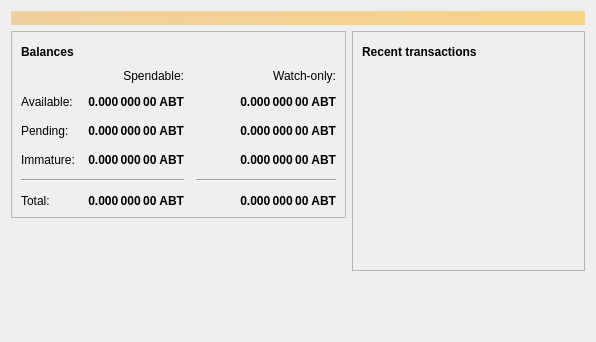
<?xml version="1.0" encoding="UTF-8"?>
<ui version="4.0">
 <class>OverviewPage</class>
 <widget class="QWidget" name="OverviewPage">
  <property name="geometry">
   <rect>
    <x>0</x>
    <y>0</y>
    <width>596</width>
    <height>342</height>
   </rect>
  </property>
  <property name="windowTitle">
   <string>Form</string>
  </property>
  <layout class="QVBoxLayout" name="topLayout">
   <item>
    <widget class="QLabel" name="labelAlerts">
     <property name="visible">
      <bool>false</bool>
     </property>
     <property name="styleSheet">
      <string notr="true">background-color: qlineargradient(x1: 0, y1: 0, x2: 1, y2: 0, stop:0 #F0D0A0, stop:1 #F8D488); color:#000000;</string>
     </property>
     <property name="wordWrap">
      <bool>true</bool>
     </property>
     <property name="margin">
      <number>3</number>
     </property>
    </widget>
   </item>
   <item>
    <layout class="QHBoxLayout" name="horizontalLayout" stretch="1,1">
     <item>
      <layout class="QVBoxLayout" name="verticalLayout_2">
       <item>
        <widget class="QFrame" name="frame">
         <property name="frameShape">
          <enum>QFrame::StyledPanel</enum>
         </property>
         <property name="frameShadow">
          <enum>QFrame::Raised</enum>
         </property>
         <layout class="QVBoxLayout" name="verticalLayout_4">
          <item>
           <layout class="QHBoxLayout" name="horizontalLayout_4">
            <item>
             <widget class="QLabel" name="label_5">
              <property name="font">
               <font>
                <weight>75</weight>
                <bold>true</bold>
               </font>
              </property>
              <property name="text">
               <string>Balances</string>
              </property>
             </widget>
            </item>
            <item>
             <widget class="QPushButton" name="labelWalletStatus">
              <property name="enabled">
               <bool>false</bool>
              </property>
              <property name="maximumSize">
               <size>
                <width>30</width>
                <height>16777215</height>
               </size>
              </property>
              <property name="toolTip">
               <string>The displayed information may be out of date. Your wallet automatically synchronizes with the Alisinabit network after a connection is established, but this process has not completed yet.</string>
              </property>
              <property name="text">
               <string/>
              </property>
              <property name="icon">
               <iconset resource="../alisinabit.qrc">
                <normaloff>:/icons/warning</normaloff>
                <disabledoff>:/icons/warning</disabledoff>:/icons/warning</iconset>
              </property>
              <property name="iconSize">
               <size>
                <width>24</width>
                <height>24</height>
               </size>
              </property>
              <property name="flat">
               <bool>true</bool>
              </property>
             </widget>
            </item>
            <item>
             <spacer name="horizontalSpacer_3">
              <property name="orientation">
               <enum>Qt::Horizontal</enum>
              </property>
              <property name="sizeHint" stdset="0">
               <size>
                <width>40</width>
                <height>20</height>
               </size>
              </property>
             </spacer>
            </item>
           </layout>
          </item>
          <item>
           <layout class="QGridLayout" name="gridLayout">
            <property name="spacing">
             <number>12</number>
            </property>
            <item row="2" column="2">
             <widget class="QLabel" name="labelWatchPending">
              <property name="font">
               <font>
                <weight>75</weight>
                <bold>true</bold>
               </font>
              </property>
              <property name="cursor">
               <cursorShape>IBeamCursor</cursorShape>
              </property>
              <property name="toolTip">
               <string>Unconfirmed transactions to watch-only addresses</string>
              </property>
              <property name="text">
               <string notr="true">0.000 000 00 ABT</string>
              </property>
              <property name="alignment">
               <set>Qt::AlignRight|Qt::AlignTrailing|Qt::AlignVCenter</set>
              </property>
              <property name="textInteractionFlags">
               <set>Qt::LinksAccessibleByMouse|Qt::TextSelectableByKeyboard|Qt::TextSelectableByMouse</set>
              </property>
             </widget>
            </item>
            <item row="2" column="1">
             <widget class="QLabel" name="labelUnconfirmed">
              <property name="font">
               <font>
                <weight>75</weight>
                <bold>true</bold>
               </font>
              </property>
              <property name="cursor">
               <cursorShape>IBeamCursor</cursorShape>
              </property>
              <property name="toolTip">
               <string>Total of transactions that have yet to be confirmed, and do not yet count toward the spendable balance</string>
              </property>
              <property name="text">
               <string notr="true">0.000 000 00 ABT</string>
              </property>
              <property name="alignment">
               <set>Qt::AlignRight|Qt::AlignTrailing|Qt::AlignVCenter</set>
              </property>
              <property name="textInteractionFlags">
               <set>Qt::LinksAccessibleByMouse|Qt::TextSelectableByKeyboard|Qt::TextSelectableByMouse</set>
              </property>
             </widget>
            </item>
            <item row="3" column="2">
             <widget class="QLabel" name="labelWatchImmature">
              <property name="font">
               <font>
                <weight>75</weight>
                <bold>true</bold>
               </font>
              </property>
              <property name="cursor">
               <cursorShape>IBeamCursor</cursorShape>
              </property>
              <property name="toolTip">
               <string>Mined balance in watch-only addresses that has not yet matured</string>
              </property>
              <property name="text">
               <string notr="true">0.000 000 00 ABT</string>
              </property>
              <property name="alignment">
               <set>Qt::AlignRight|Qt::AlignTrailing|Qt::AlignVCenter</set>
              </property>
              <property name="textInteractionFlags">
               <set>Qt::LinksAccessibleByMouse|Qt::TextSelectableByKeyboard|Qt::TextSelectableByMouse</set>
              </property>
             </widget>
            </item>
            <item row="4" column="0" colspan="2">
             <widget class="Line" name="line">
              <property name="orientation">
               <enum>Qt::Horizontal</enum>
              </property>
             </widget>
            </item>
            <item row="4" column="2">
             <widget class="Line" name="lineWatchBalance">
              <property name="sizePolicy">
               <sizepolicy hsizetype="Preferred" vsizetype="Fixed">
                <horstretch>0</horstretch>
                <verstretch>0</verstretch>
               </sizepolicy>
              </property>
              <property name="minimumSize">
               <size>
                <width>140</width>
                <height>0</height>
               </size>
              </property>
              <property name="orientation">
               <enum>Qt::Horizontal</enum>
              </property>
             </widget>
            </item>
            <item row="5" column="0">
             <widget class="QLabel" name="labelTotalText">
              <property name="text">
               <string>Total:</string>
              </property>
             </widget>
            </item>
            <item row="3" column="1">
             <widget class="QLabel" name="labelImmature">
              <property name="font">
               <font>
                <weight>75</weight>
                <bold>true</bold>
               </font>
              </property>
              <property name="cursor">
               <cursorShape>IBeamCursor</cursorShape>
              </property>
              <property name="toolTip">
               <string>Mined balance that has not yet matured</string>
              </property>
              <property name="text">
               <string notr="true">0.000 000 00 ABT</string>
              </property>
              <property name="alignment">
               <set>Qt::AlignRight|Qt::AlignTrailing|Qt::AlignVCenter</set>
              </property>
              <property name="textInteractionFlags">
               <set>Qt::LinksAccessibleByMouse|Qt::TextSelectableByKeyboard|Qt::TextSelectableByMouse</set>
              </property>
             </widget>
            </item>
            <item row="2" column="3">
             <spacer name="horizontalSpacer_2">
              <property name="orientation">
               <enum>Qt::Horizontal</enum>
              </property>
              <property name="sizeHint" stdset="0">
               <size>
                <width>40</width>
                <height>20</height>
               </size>
              </property>
             </spacer>
            </item>
            <item row="3" column="0">
             <widget class="QLabel" name="labelImmatureText">
              <property name="text">
               <string>Immature:</string>
              </property>
             </widget>
            </item>
            <item row="5" column="1">
             <widget class="QLabel" name="labelTotal">
              <property name="font">
               <font>
                <weight>75</weight>
                <bold>true</bold>
               </font>
              </property>
              <property name="cursor">
               <cursorShape>IBeamCursor</cursorShape>
              </property>
              <property name="toolTip">
               <string>Your current total balance</string>
              </property>
              <property name="text">
               <string notr="true">0.000 000 00 ABT</string>
              </property>
              <property name="alignment">
               <set>Qt::AlignRight|Qt::AlignTrailing|Qt::AlignVCenter</set>
              </property>
              <property name="textInteractionFlags">
               <set>Qt::LinksAccessibleByMouse|Qt::TextSelectableByKeyboard|Qt::TextSelectableByMouse</set>
              </property>
             </widget>
            </item>
            <item row="5" column="2">
             <widget class="QLabel" name="labelWatchTotal">
              <property name="font">
               <font>
                <weight>75</weight>
                <bold>true</bold>
               </font>
              </property>
              <property name="cursor">
               <cursorShape>IBeamCursor</cursorShape>
              </property>
              <property name="toolTip">
               <string>Current total balance in watch-only addresses</string>
              </property>
              <property name="text">
               <string notr="true">0.000 000 00 ABT</string>
              </property>
              <property name="alignment">
               <set>Qt::AlignRight|Qt::AlignTrailing|Qt::AlignVCenter</set>
              </property>
              <property name="textInteractionFlags">
               <set>Qt::LinksAccessibleByMouse|Qt::TextSelectableByKeyboard|Qt::TextSelectableByMouse</set>
              </property>
             </widget>
            </item>
            <item row="0" column="2">
             <widget class="QLabel" name="labelWatchonly">
              <property name="text">
               <string>Watch-only:</string>
              </property>
              <property name="alignment">
               <set>Qt::AlignRight|Qt::AlignTrailing|Qt::AlignVCenter</set>
              </property>
             </widget>
            </item>
            <item row="1" column="0">
             <widget class="QLabel" name="labelBalanceText">
              <property name="text">
               <string>Available:</string>
              </property>
             </widget>
            </item>
            <item row="1" column="1">
             <widget class="QLabel" name="labelBalance">
              <property name="font">
               <font>
                <weight>75</weight>
                <bold>true</bold>
               </font>
              </property>
              <property name="cursor">
               <cursorShape>IBeamCursor</cursorShape>
              </property>
              <property name="toolTip">
               <string>Your current spendable balance</string>
              </property>
              <property name="text">
               <string notr="true">0.000 000 00 ABT</string>
              </property>
              <property name="alignment">
               <set>Qt::AlignRight|Qt::AlignTrailing|Qt::AlignVCenter</set>
              </property>
              <property name="textInteractionFlags">
               <set>Qt::LinksAccessibleByMouse|Qt::TextSelectableByKeyboard|Qt::TextSelectableByMouse</set>
              </property>
             </widget>
            </item>
            <item row="1" column="2">
             <widget class="QLabel" name="labelWatchAvailable">
              <property name="font">
               <font>
                <weight>75</weight>
                <bold>true</bold>
               </font>
              </property>
              <property name="cursor">
               <cursorShape>IBeamCursor</cursorShape>
              </property>
              <property name="toolTip">
               <string>Your current balance in watch-only addresses</string>
              </property>
              <property name="text">
               <string notr="true">0.000 000 00 ABT</string>
              </property>
              <property name="alignment">
               <set>Qt::AlignRight|Qt::AlignTrailing|Qt::AlignVCenter</set>
              </property>
              <property name="textInteractionFlags">
               <set>Qt::LinksAccessibleByMouse|Qt::TextSelectableByKeyboard|Qt::TextSelectableByMouse</set>
              </property>
             </widget>
            </item>
            <item row="2" column="0">
             <widget class="QLabel" name="labelPendingText">
              <property name="text">
               <string>Pending:</string>
              </property>
             </widget>
            </item>
            <item row="0" column="1">
             <widget class="QLabel" name="labelSpendable">
              <property name="text">
               <string>Spendable:</string>
              </property>
              <property name="alignment">
               <set>Qt::AlignRight|Qt::AlignTrailing|Qt::AlignVCenter</set>
              </property>
             </widget>
            </item>
           </layout>
          </item>
         </layout>
        </widget>
       </item>
       <item>
        <spacer name="verticalSpacer">
         <property name="orientation">
          <enum>Qt::Vertical</enum>
         </property>
         <property name="sizeHint" stdset="0">
          <size>
           <width>20</width>
           <height>40</height>
          </size>
         </property>
        </spacer>
       </item>
      </layout>
     </item>
     <item>
      <layout class="QVBoxLayout" name="verticalLayout_3">
       <item>
        <widget class="QFrame" name="frame_2">
         <property name="frameShape">
          <enum>QFrame::StyledPanel</enum>
         </property>
         <property name="frameShadow">
          <enum>QFrame::Raised</enum>
         </property>
         <layout class="QVBoxLayout" name="verticalLayout">
          <item>
           <layout class="QHBoxLayout" name="horizontalLayout_2">
            <item>
             <widget class="QLabel" name="label_4">
              <property name="font">
               <font>
                <weight>75</weight>
                <bold>true</bold>
               </font>
              </property>
              <property name="text">
               <string>Recent transactions</string>
              </property>
             </widget>
            </item>
            <item>
             <widget class="QPushButton" name="labelTransactionsStatus">
              <property name="enabled">
               <bool>false</bool>
              </property>
              <property name="maximumSize">
               <size>
                <width>30</width>
                <height>16777215</height>
               </size>
              </property>
              <property name="toolTip">
               <string>The displayed information may be out of date. Your wallet automatically synchronizes with the Alisinabit network after a connection is established, but this process has not completed yet.</string>
              </property>
              <property name="text">
               <string/>
              </property>
              <property name="icon">
               <iconset resource="../alisinabit.qrc">
                <normaloff>:/icons/warning</normaloff>
                <disabledoff>:/icons/warning</disabledoff>:/icons/warning</iconset>
              </property>
              <property name="iconSize">
               <size>
                <width>24</width>
                <height>24</height>
               </size>
              </property>
              <property name="flat">
               <bool>true</bool>
              </property>
             </widget>
            </item>
            <item>
             <spacer name="horizontalSpacer">
              <property name="orientation">
               <enum>Qt::Horizontal</enum>
              </property>
              <property name="sizeHint" stdset="0">
               <size>
                <width>40</width>
                <height>20</height>
               </size>
              </property>
             </spacer>
            </item>
           </layout>
          </item>
          <item>
           <widget class="QListView" name="listTransactions">
            <property name="styleSheet">
             <string notr="true">QListView { background: transparent; }</string>
            </property>
            <property name="frameShape">
             <enum>QFrame::NoFrame</enum>
            </property>
            <property name="verticalScrollBarPolicy">
             <enum>Qt::ScrollBarAlwaysOff</enum>
            </property>
            <property name="horizontalScrollBarPolicy">
             <enum>Qt::ScrollBarAlwaysOff</enum>
            </property>
            <property name="selectionMode">
             <enum>QAbstractItemView::NoSelection</enum>
            </property>
           </widget>
          </item>
         </layout>
        </widget>
       </item>
       <item>
        <spacer name="verticalSpacer_2">
         <property name="orientation">
          <enum>Qt::Vertical</enum>
         </property>
         <property name="sizeHint" stdset="0">
          <size>
           <width>20</width>
           <height>40</height>
          </size>
         </property>
        </spacer>
       </item>
      </layout>
     </item>
    </layout>
   </item>
  </layout>
 </widget>
 <resources/>
 <connections/>
</ui>
